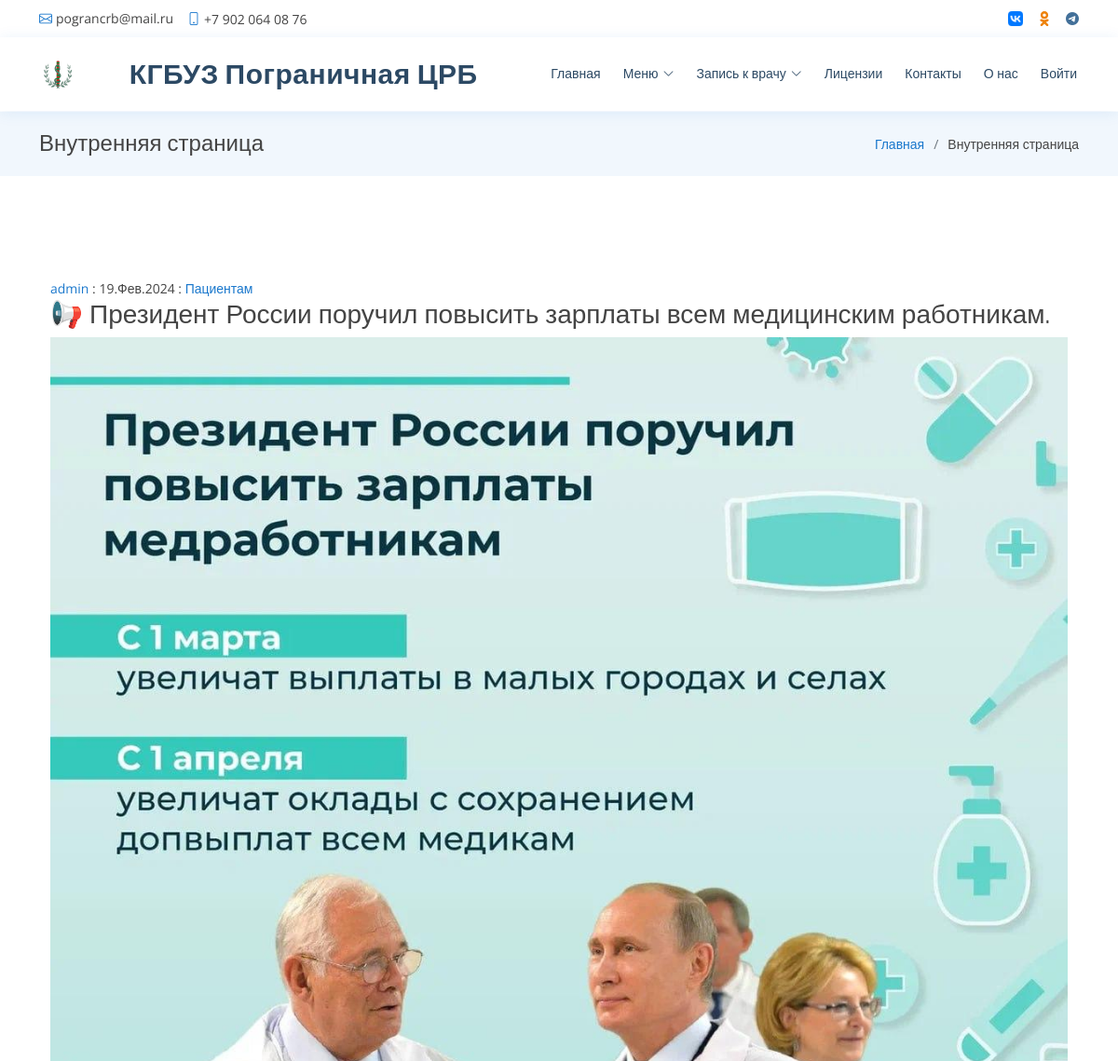
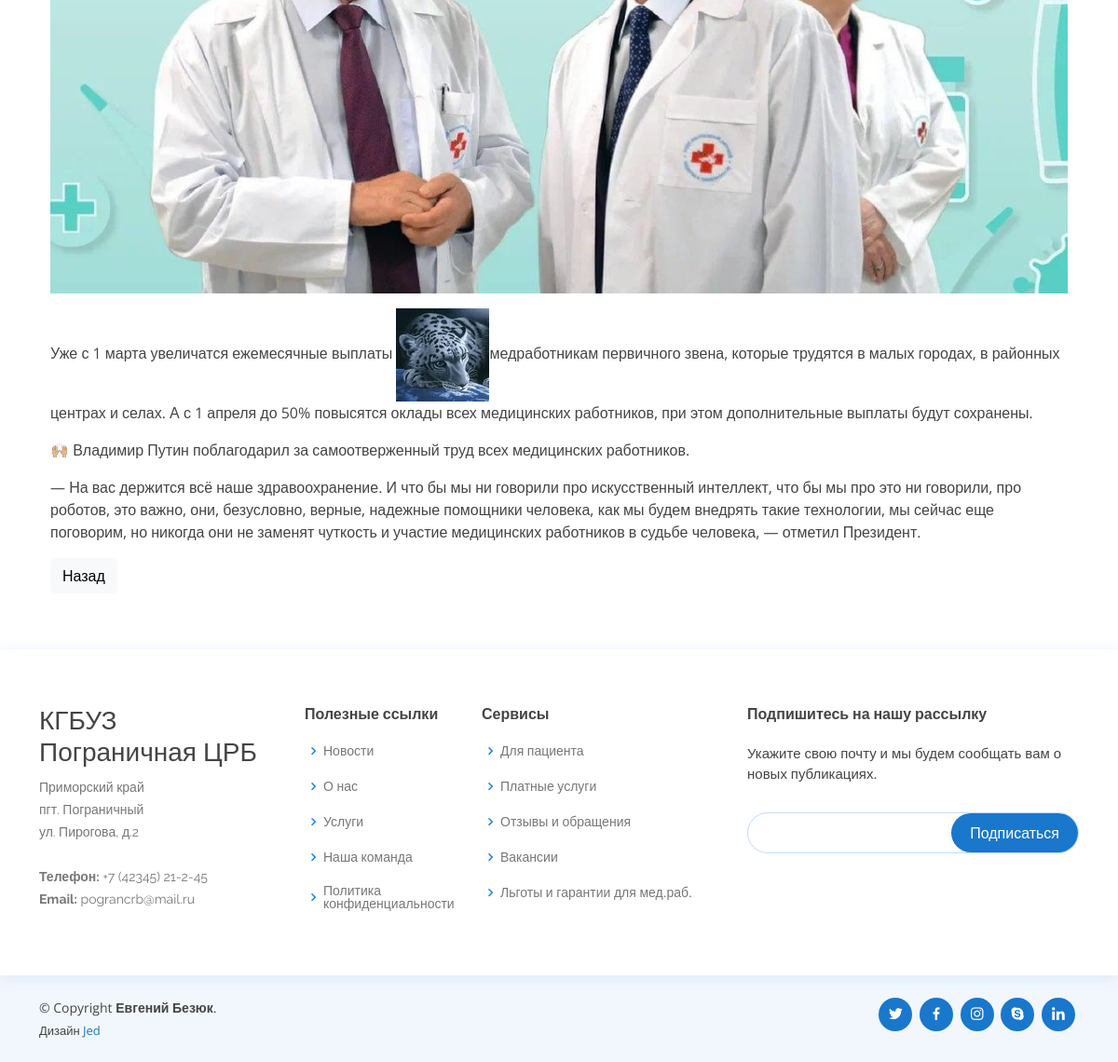
The page /news/2 on the database its author committed (2 pictures, top to bottom).
### news/models.py (models this page shows, shortened)
class Post(models.Model):
    title = models.CharField(max_length=100, verbose_name='Заголовок')
    slug = models.SlugField(max_length=150)
    author = models.ForeignKey(User, on_delete=models.CASCADE, verbose_name='Автор')
    content = models.TextField(verbose_name='Содержание')
    categories = TreeManyToManyField('Category', verbose_name='Категории', through='PostCategory', related_name='posts')
    date_time = models.DateField(verbose_name='Создан', auto_now_add=True)
    likes = models.IntegerField(default=0, verbose_name='+')
    dislikes = models.IntegerField(default=0, verbose_name='-')
    rating = models.FloatField(default=0, verbose_name='рейтинг')
    image = models.ImageField(upload_to='posts/%Y-%m-%d/', verbose_name='Изображение', blank=True, null=True)
    class Meta:
        ordering = ('-date_time',)
        verbose_name = 'Публикация'
        verbose_name_plural = 'Публикации'

class Category(MPTTModel):
    title = models.CharField(max_length=50, unique=True, verbose_name='Название')
    parent = TreeForeignKey('self', on_delete=models.PROTECT, related_name='children', null=True, blank=True,
                            verbose_name='Родительская категория')
    slug = models.SlugField(max_length=150, unique=True)
    class MPTTMeta:
        order_insertion_by = ['title']
    class Meta:
        unique_together = [['parent', 'slug']]
        verbose_name = 'Категория'
        verbose_name_plural = 'Категория'
    def __str__(self):
        return self.title

### news/views.py (the view)
# urls.py: path('news/<int:pk>', PostDetail.as_view(), name="post_detail"),
class PostDetail(DetailView):
    model = Post
    template_name = 'news/post.html'
    context_object_name = 'post'
    def get_object(self, *args, **kwargs):  # переопределяем метод получения объекта
        obj = cache.get(f'post-{self.kwargs["pk"]}', None)
        if not obj:
            obj = super().get_object(queryset=self.queryset)
            cache.set(f'post-{self.kwargs["pk"]}', obj)
        return obj
    def get_context_data(self, **kwargs):
        context = super().get_context_data(**kwargs)
        context['is_not_authors'] = not self.request.user.groups.filter(name='authors').exists()
        context['is_authors'] = not context['is_not_authors']
        return context

### news/templatetags/custom_filters.py (called while the page is built)
@register.filter()
def censor(value):
    if not isinstance(value, str):
        raise APIException(f'Указанный id статьи, не является строкой: {value}')
    for bad in BAD_STR:
        value = value.replace(f'{bad[:1].upper()}{bad[1:]}', f'{bad[:1].upper()}{"*" * (len(bad) - 1)}')
        value = value.replace(f'{bad[:1].lower()}{bad[1:]}', f'{bad[:1].lower()}{"*" * (len(bad) - 1)}')
    return value

### templates/news/post.html (shortened to what this page needs)
{% extends 'news/default.html' %}
{% load custom_filters %}
{% load cache %}
{% block content %}
    <div class="container">
        <div class="text-start mt-5">
            {% cache 1 content_post %}
                <div>
                    <small>
                        <a class="button" href="/profile/{{ post.author.user.id }}">{{ post.author }}</a>
                        : {{ post.date_time|date:'d.M.Y' }}
                        :
                        {% for category in post.categories.all %}
                            <a class="button" href="/news/?categories={{ category.id }}">{{ category }}</a>
                        {% endfor %}
                    </small>
                </div>
                <h3>{{ post.title|censor }}</h3>
                <div class="legend">
                    <img src="{{ post.image.url }}" class="img-fluid" alt="">
                </div>
                <p>{{ post.content|censor|safe }}</p>
                <a class="btn btn-light" href="{{ request.META.HTTP_REFERER }}">Назад</a>
            {% endcache %}
        </div>
    </div>
{% endblock content %}

### static/css/style.css (style rules this page uses)
body { font-family: "Open Sans", sans-serif; color: #444444; }
h1, h2, h3, h4, h5, h6 { font-family: "Raleway", sans-serif; }

### rows shown on the page
Post: author "admin", date_time "19.Фев.2024", title|censor "📢 Президент России поручил повысить зарплаты всем медицинским работникам.", image (picture), content|censor "Уже с 1 марта увеличатся ежемесячные выплаты медработникам первичного звена, которые трудятся в малых городах, в районных центрах и селах. А с 1 апреля до 50% повысятся оклады всех медицинских работников, при этом дополнительные выплаты будут сохранены. 🙌🏼 Владимир Путин поблагодарил за самоотверженный труд всех медицинских работников. — На вас держится всё наше здравоохранение. И что бы мы ни говорили про искусственный интеллект, что бы мы про это ни говорили, про роботов, это важно, они, безусловно, верные, надежные помощники человека, как мы будем внедрять такие технологии, мы сейчас еще поговорим, но никогда они не заменят чуткость и участие медицинских работников в судьбе человека, —…", content|censor (picture)
Category: title "Пациентам"
